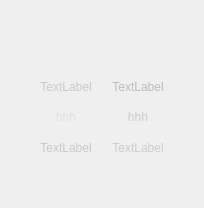
        <widget class="QWidget" name="finalScore">
         <property name="styleSheet">
          <string notr="true">#finalScore {
border-image: url(:/new/prefix1/resource/final_score_win.png)
}

#finalScore * {
border-image: url()
}</string>
         </property>
         <layout class="QGridLayout" name="gridLayout_44" rowstretch="6,1,1,1,1,1,4" columnstretch="0,0,0,0,0">
          <property name="leftMargin">
           <number>0</number>
          </property>
          <property name="topMargin">
           <number>0</number>
          </property>
          <property name="rightMargin">
           <number>0</number>
          </property>
          <property name="bottomMargin">
           <number>0</number>
          </property>
          <property name="spacing">
           <number>0</number>
          </property>
          <item row="5" column="3">
           <widget class="QLabel" name="oscore3">
            <property name="palette">
             <palette>
              <active>
               <colorrole role="WindowText">
                <brush brushstyle="SolidPattern">
                 <color alpha="255">
                  <red>204</red>
                  <green>204</green>
                  <blue>204</blue>
                 </color>
                </brush>
               </colorrole>
              </active>
              <inactive>
               <colorrole role="WindowText">
                <brush brushstyle="SolidPattern">
                 <color alpha="255">
                  <red>204</red>
                  <green>204</green>
                  <blue>204</blue>
                 </color>
                </brush>
               </colorrole>
              </inactive>
              <disabled>
               <colorrole role="WindowText">
                <brush brushstyle="SolidPattern">
                 <color alpha="255">
                  <red>127</red>
                  <green>127</green>
                  <blue>127</blue>
                 </color>
                </brush>
               </colorrole>
              </disabled>
             </palette>
            </property>
            <property name="text">
             <string>TextLabel</string>
            </property>
            <property name="alignment">
             <set>Qt::AlignCenter</set>
            </property>
           </widget>
          </item>
          <item row="0" column="1">
           <spacer name="verticalSpacer_13">
            <property name="orientation">
             <enum>Qt::Vertical</enum>
            </property>
            <property name="sizeHint" stdset="0">
             <size>
              <width>20</width>
              <height>40</height>
             </size>
            </property>
           </spacer>
          </item>
          <item row="1" column="1">
           <widget class="QLabel" name="mscore1">
            <property name="palette">
             <palette>
              <active>
               <colorrole role="WindowText">
                <brush brushstyle="SolidPattern">
                 <color alpha="255">
                  <red>202</red>
                  <green>202</green>
                  <blue>202</blue>
                 </color>
                </brush>
               </colorrole>
              </active>
              <inactive>
               <colorrole role="WindowText">
                <brush brushstyle="SolidPattern">
                 <color alpha="255">
                  <red>202</red>
                  <green>202</green>
                  <blue>202</blue>
                 </color>
                </brush>
               </colorrole>
              </inactive>
              <disabled>
               <colorrole role="WindowText">
                <brush brushstyle="SolidPattern">
                 <color alpha="255">
                  <red>127</red>
                  <green>127</green>
                  <blue>127</blue>
                 </color>
                </brush>
               </colorrole>
              </disabled>
             </palette>
            </property>
            <property name="text">
             <string>TextLabel</string>
            </property>
            <property name="alignment">
             <set>Qt::AlignCenter</set>
            </property>
           </widget>
          </item>
          <item row="1" column="3">
           <widget class="QLabel" name="oscore1">
            <property name="palette">
             <palette>
              <active>
               <colorrole role="WindowText">
                <brush brushstyle="SolidPattern">
                 <color alpha="255">
                  <red>188</red>
                  <green>188</green>
                  <blue>188</blue>
                 </color>
                </brush>
               </colorrole>
              </active>
              <inactive>
               <colorrole role="WindowText">
                <brush brushstyle="SolidPattern">
                 <color alpha="255">
                  <red>188</red>
                  <green>188</green>
                  <blue>188</blue>
                 </color>
                </brush>
               </colorrole>
              </inactive>
              <disabled>
               <colorrole role="WindowText">
                <brush brushstyle="SolidPattern">
                 <color alpha="255">
                  <red>127</red>
                  <green>127</green>
                  <blue>127</blue>
                 </color>
                </brush>
               </colorrole>
              </disabled>
             </palette>
            </property>
            <property name="text">
             <string>TextLabel</string>
            </property>
            <property name="alignment">
             <set>Qt::AlignCenter</set>
            </property>
           </widget>
          </item>
          <item row="6" column="1">
           <spacer name="verticalSpacer_14">
            <property name="orientation">
             <enum>Qt::Vertical</enum>
            </property>
            <property name="sizeHint" stdset="0">
             <size>
              <width>20</width>
              <height>40</height>
             </size>
            </property>
           </spacer>
          </item>
          <item row="3" column="0">
           <spacer name="horizontalSpacer_13">
            <property name="orientation">
             <enum>Qt::Horizontal</enum>
            </property>
            <property name="sizeHint" stdset="0">
             <size>
              <width>40</width>
              <height>20</height>
             </size>
            </property>
           </spacer>
          </item>
          <item row="3" column="4">
           <spacer name="horizontalSpacer_14">
            <property name="orientation">
             <enum>Qt::Horizontal</enum>
            </property>
            <property name="sizeHint" stdset="0">
             <size>
              <width>40</width>
              <height>20</height>
             </size>
            </property>
           </spacer>
          </item>
          <item row="2" column="1">
           <spacer name="verticalSpacer_15">
            <property name="orientation">
             <enum>Qt::Vertical</enum>
            </property>
            <property name="sizeHint" stdset="0">
             <size>
              <width>20</width>
              <height>40</height>
             </size>
            </property>
           </spacer>
          </item>
          <item row="3" column="2">
           <spacer name="horizontalSpacer_15">
            <property name="orientation">
             <enum>Qt::Horizontal</enum>
            </property>
            <property name="sizeType">
             <enum>QSizePolicy::Preferred</enum>
            </property>
            <property name="sizeHint" stdset="0">
             <size>
              <width>20</width>
              <height>20</height>
             </size>
            </property>
           </spacer>
          </item>
          <item row="3" column="1">
           <widget class="QLabel" name="mscore2">
            <property name="palette">
             <palette>
              <active>
               <colorrole role="WindowText">
                <brush brushstyle="SolidPattern">
                 <color alpha="255">
                  <red>224</red>
                  <green>224</green>
                  <blue>224</blue>
                 </color>
                </brush>
               </colorrole>
              </active>
              <inactive>
               <colorrole role="WindowText">
                <brush brushstyle="SolidPattern">
                 <color alpha="255">
                  <red>224</red>
                  <green>224</green>
                  <blue>224</blue>
                 </color>
                </brush>
               </colorrole>
              </inactive>
              <disabled>
               <colorrole role="WindowText">
                <brush brushstyle="SolidPattern">
                 <color alpha="255">
                  <red>127</red>
                  <green>127</green>
                  <blue>127</blue>
                 </color>
                </brush>
               </colorrole>
              </disabled>
             </palette>
            </property>
            <property name="text">
             <string>hhh</string>
            </property>
            <property name="alignment">
             <set>Qt::AlignCenter</set>
            </property>
           </widget>
          </item>
          <item row="5" column="1">
           <widget class="QLabel" name="mscore3">
            <property name="palette">
             <palette>
              <active>
               <colorrole role="WindowText">
                <brush brushstyle="SolidPattern">
                 <color alpha="255">
                  <red>201</red>
                  <green>201</green>
                  <blue>201</blue>
                 </color>
                </brush>
               </colorrole>
              </active>
              <inactive>
               <colorrole role="WindowText">
                <brush brushstyle="SolidPattern">
                 <color alpha="255">
                  <red>201</red>
                  <green>201</green>
                  <blue>201</blue>
                 </color>
                </brush>
               </colorrole>
              </inactive>
              <disabled>
               <colorrole role="WindowText">
                <brush brushstyle="SolidPattern">
                 <color alpha="255">
                  <red>127</red>
                  <green>127</green>
                  <blue>127</blue>
                 </color>
                </brush>
               </colorrole>
              </disabled>
             </palette>
            </property>
            <property name="text">
             <string>TextLabel</string>
            </property>
            <property name="alignment">
             <set>Qt::AlignCenter</set>
            </property>
           </widget>
          </item>
          <item row="3" column="3">
           <widget class="QLabel" name="oscore2">
            <property name="palette">
             <palette>
              <active>
               <colorrole role="WindowText">
                <brush brushstyle="SolidPattern">
                 <color alpha="255">
                  <red>204</red>
                  <green>203</green>
                  <blue>204</blue>
                 </color>
                </brush>
               </colorrole>
              </active>
              <inactive>
               <colorrole role="WindowText">
                <brush brushstyle="SolidPattern">
                 <color alpha="255">
                  <red>204</red>
                  <green>203</green>
                  <blue>204</blue>
                 </color>
                </brush>
               </colorrole>
              </inactive>
              <disabled>
               <colorrole role="WindowText">
                <brush brushstyle="SolidPattern">
                 <color alpha="255">
                  <red>127</red>
                  <green>127</green>
                  <blue>127</blue>
                 </color>
                </brush>
               </colorrole>
              </disabled>
             </palette>
            </property>
            <property name="text">
             <string>hhh</string>
            </property>
            <property name="alignment">
             <set>Qt::AlignCenter</set>
            </property>
           </widget>
          </item>
          <item row="4" column="1">
           <spacer name="verticalSpacer_16">
            <property name="orientation">
             <enum>Qt::Vertical</enum>
            </property>
            <property name="sizeHint" stdset="0">
             <size>
              <width>20</width>
              <height>40</height>
             </size>
            </property>
           </spacer>
          </item>
         </layout>
        </widget>
